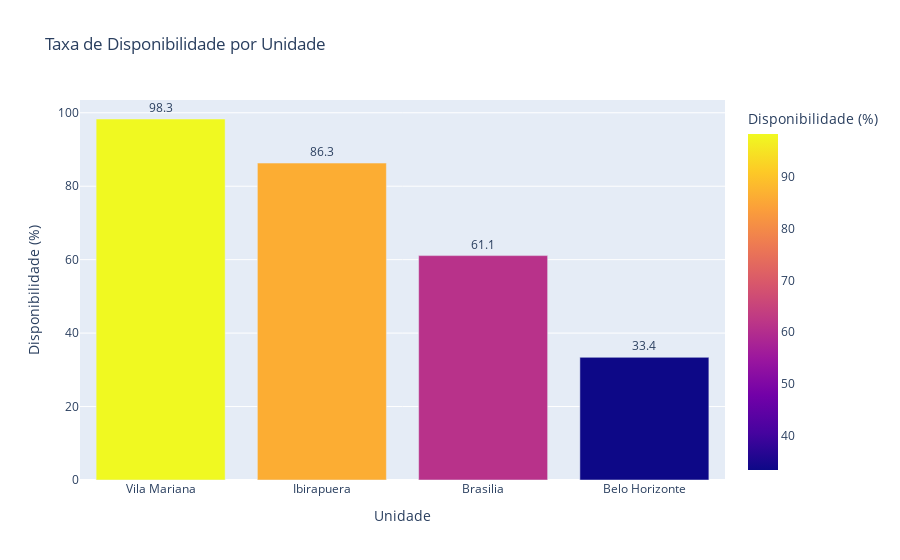
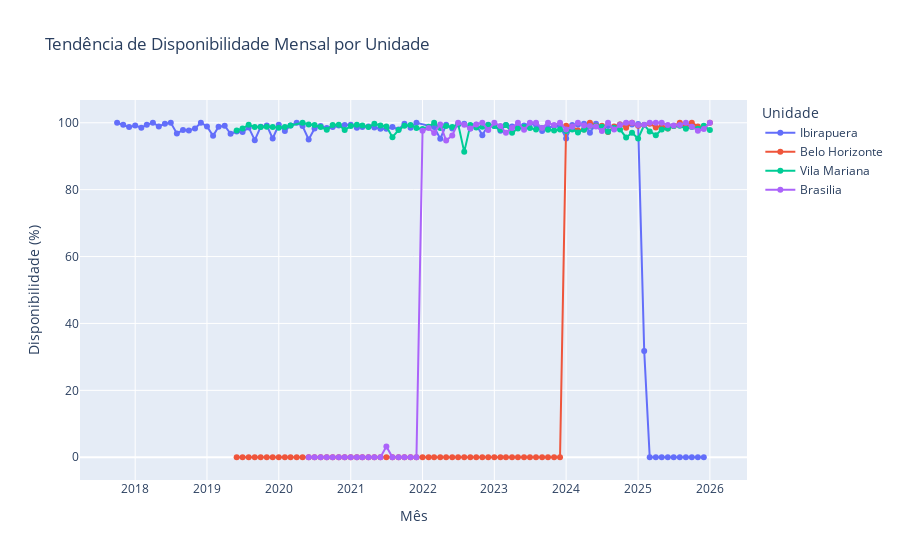

These figures' notebook cell, in order:
### Markdown cell above
## 3. Análise por Unidade e Temporal

Desempenho por clínica e tendências mensais.

### Code cell
# Disponibilidade por Unidade
unit_stats = df.groupby('patient_unit_huntington').agg(
    total=('embryo_EmbryoID', 'count'),
    disponivel=('image_available', 'sum')
).reset_index()
unit_stats['Taxa %'] = (unit_stats['disponivel'] / unit_stats['total'] * 100).round(1)

fig_unit = px.bar(
    unit_stats.sort_values('Taxa %', ascending=False), 
    x='patient_unit_huntington', y='Taxa %', 
    color='Taxa %', text='Taxa %',
    title="Taxa de Disponibilidade por Unidade",
    labels={'patient_unit_huntington': 'Unidade', 'Taxa %': 'Disponibilidade (%)'}
)
fig_unit.update_traces(textposition='outside')
fig_unit.show()

# Tendência Mensal
monthly_stats = df.groupby(['month_partition', 'patient_unit_huntington']).agg(
    total=('embryo_EmbryoID', 'count'),
    disponivel=('image_available', 'sum')
).reset_index()
monthly_stats['Taxa %'] = (monthly_stats['disponivel'] / monthly_stats['total'] * 100).round(1)

fig_trend = px.line(
    monthly_stats, x='month_partition', y='Taxa %', color='patient_unit_huntington',
    markers=True, title="Tendência de Disponibilidade Mensal por Unidade",
    labels={'month_partition': 'Mês', 'Taxa %': 'Disponibilidade (%)', 'patient_unit_huntington': 'Unidade'}
)
fig_trend.show()

### Figure 1 — Plotly figure (JSON) as saved in the notebook; plotly's stock layout.template omitted (floating-point values rounded to 4 significant figures)
{"data": [{"hovertemplate": "Unidade=%{x}<br>Disponibilidade (%)=%{marker.color}<extra></extra>", "legendgroup": "", "marker": {"color": [98.3, 86.3, 61.1, 33.4], "coloraxis": "coloraxis", "pattern": {"shape": ""}}, "name": "", "orientation": "v", "showlegend": false, "text": [98.3, 86.3, 61.1, 33.4], "textposition": "outside", "type": "bar", "x": ["Vila Mariana", "Ibirapuera", "Brasilia", "Belo Horizonte"], "xaxis": "x", "y": [98.3, 86.3, 61.1, 33.4], "yaxis": "y"}], "layout": {"barmode": "relative", "coloraxis": {"colorbar": {"title": {"text": "Disponibilidade (%)"}}, "colorscale": [[0, "#0d0887"], [0.1111, "#46039f"], [0.2222, "#7201a8"], [0.3333, "#9c179e"], [0.4444, "#bd3786"], [0.5556, "#d8576b"], [0.6667, "#ed7953"], [0.7778, "#fb9f3a"], [0.8889, "#fdca26"], [1, "#f0f921"]]}, "legend": {"tracegroupgap": 0}, "title": {"text": "Taxa de Disponibilidade por Unidade"}, "xaxis": {"anchor": "y", "domain": [0, 1], "title": {"text": "Unidade"}}, "yaxis": {"anchor": "x", "domain": [0, 1], "title": {"text": "Disponibilidade (%)"}}}}

### Figure 2 — Plotly figure (JSON) as saved in the notebook; plotly's stock layout.template omitted (floating-point values rounded to 4 significant figures)
{"data": [{"hovertemplate": "Unidade=Ibirapuera<br>Mês=%{x}<br>Disponibilidade (%)=%{y}<extra></extra>", "legendgroup": "Ibirapuera", "line": {"color": "#636efa", "dash": "solid"}, "marker": {"symbol": "circle"}, "mode": "lines+markers", "name": "Ibirapuera", "orientation": "v", "showlegend": true, "type": "scatter", "x": ["2017-10", "2017-11", "2017-12", "2018-01", "2018-02", "2018-03", "2018-04", "2018-05", "2018-06", "2018-07", "2018-08", "2018-09", "2018-10", "2018-11", "2018-12", "2019-01", "2019-02", "2019-03", "2019-04", "2019-05", "2019-06", "2019-07", "2019-08", "2019-09", "2019-10", "2019-11", "2019-12", "2020-01", "2020-02", "2020-03", "2020-04", "2020-05", "2020-06", "2020-07", "2020-08", "2020-09", "2020-10", "2020-11", "2020-12", "2021-01", "2021-02", "2021-03", "2021-04", "2021-05", "2021-06", "2021-07", "2021-08", "2021-09", "2021-10", "2021-11", "2021-12", "2022-03", "2022-04", "2022-05", "2022-06", "2022-07", "2022-08", "2022-09", "2022-10", "2022-11", "2022-12", "2023-01", "2023-02", "2023-03", "2023-04", "2023-05", "2023-06", "2023-07", "2023-08", "2023-09", "2023-10", "2023-11", "2023-12", "2024-01", "2024-02", "2024-03", "2024-04", "2024-05", "2024-06", "2024-07", "2024-08", "2024-09", "2024-10", "2024-11", "2024-12", "2025-01", "2025-02", "2025-03", "2025-04", "2025-05", "2025-06", "2025-07", "2025-08", "2025-09", "2025-10", "2025-11", "2025-12"], "xaxis": "x", "y": [100.0, 99.4, 98.7, 99.2, 98.5, 99.4, 100.0, 98.9, 99.7, 100.0, 96.8, 97.8, 97.7, 98.3, 100.0, 98.9, 96.1, 98.8, 99.1, 96.7, 97.4, 97.2, 98.6, 94.8, 98.8, 99.2, 95.3, 99.4, 97.5, 99.2, 100.0, 99.0, 95.0, 98.3, 99.0, 98.4, 98.7, 99.2, 99.3, 99.4, 98.5, 98.7, 98.9, 98.6, 98.2, 98.2, 98.7, 98.0, 99.7, 98.5, 100.0, 98.7, 95.2, 99.4, 98.3, 99.5, 99.7, 98.3, 99.4, 96.3, 99.4, 99.0, 97.6, 99.3, 98.9, 98.9, 99.2, 99.8, 99.4, 97.5, 98.5, 99.0, 99.0, 95.3, 99.3, 99.4, 99.7, 97.0, 99.7, 98.0, 99.0, 98.7, 99.5, 99.8, 99.5, 99.6, 31.8, 0.0, 0.0, 0.0, 0.0, 0.0, 0.0, 0.0, 0.0, 0.0, 0.0], "yaxis": "y"}, {"hovertemplate": "Unidade=Belo Horizonte<br>Mês=%{x}<br>Disponibilidade (%)=%{y}<extra></extra>", "legendgroup": "Belo Horizonte", "line": {"color": "#EF553B", "dash": "solid"}, "marker": {"symbol": "circle"}, "mode": "lines+markers", "name": "Belo Horizonte", "orientation": "v", "showlegend": true, "type": "scatter", "x": ["2019-06", "2019-07", "2019-08", "2019-09", "2019-10", "2019-11", "2019-12", "2020-01", "2020-02", "2020-03", "2020-04", "2020-05", "2020-06", "2020-07", "2020-08", "2020-09", "2020-10", "2020-11", "2020-12", "2021-01", "2021-02", "2021-03", "2021-04", "2021-05", "2021-06", "2021-07", "2021-08", "2021-09", "2021-10", "2021-11", "2021-12", "2022-01", "2022-02", "2022-03", "2022-04", "2022-05", "2022-06", "2022-07", "2022-08", "2022-09", "2022-10", "2022-11", "2022-12", "2023-01", "2023-02", "2023-03", "2023-04", "2023-05", "2023-06", "2023-07", "2023-08", "2023-09", "2023-10", "2023-11", "2023-12", "2024-01", "2024-02", "2024-03", "2024-04", "2024-05", "2024-06", "2024-07", "2024-08", "2024-09", "2024-10", "2024-11", "2024-12", "2025-01", "2025-02", "2025-03", "2025-04", "2025-05", "2025-06", "2025-07", "2025-08", "2025-09", "2025-10", "2025-11", "2025-12", "2026-01"], "xaxis": "x", "y": [0.0, 0.0, 0.0, 0.0, 0.0, 0.0, 0.0, 0.0, 0.0, 0.0, 0.0, 0.0, 0.0, 0.0, 0.0, 0.0, 0.0, 0.0, 0.0, 0.0, 0.0, 0.0, 0.0, 0.0, 0.0, 0.0, 0.0, 0.0, 0.0, 0.0, 0.0, 0.0, 0.0, 0.0, 0.0, 0.0, 0.0, 0.0, 0.0, 0.0, 0.0, 0.0, 0.0, 0.0, 0.0, 0.0, 0.0, 0.0, 0.0, 0.0, 0.0, 0.0, 0.0, 0.0, 0.0, 99.1, 98.8, 97.7, 98.0, 100.0, 99.1, 99.1, 97.2, 98.9, 99.5, 98.5, 100.0, 99.1, 99.3, 99.7, 98.6, 99.1, 98.3, 99.0, 100.0, 99.1, 100.0, 98.9, 98.4, 100.0], "yaxis": "y"}, {"hovertemplate": "Unidade=Vila Mariana<br>Mês=%{x}<br>Disponibilidade (%)=%{y}<extra></extra>", "legendgroup": "Vila Mariana", "line": {"color": "#00cc96", "dash": "solid"}, "marker": {"symbol": "circle"}, "mode": "lines+markers", "name": "Vila Mariana", "orientation": "v", "showlegend": true, "type": "scatter", "x": ["2019-06", "2019-07", "2019-08", "2019-09", "2019-10", "2019-11", "2019-12", "2020-01", "2020-02", "2020-03", "2020-05", "2020-06", "2020-07", "2020-08", "2020-09", "2020-10", "2020-11", "2020-12", "2021-01", "2021-02", "2021-03", "2021-04", "2021-05", "2021-06", "2021-07", "2021-08", "2021-09", "2021-10", "2021-11", "2021-12", "2022-01", "2022-02", "2022-03", "2022-04", "2022-05", "2022-06", "2022-07", "2022-08", "2022-09", "2022-10", "2022-11", "2022-12", "2023-01", "2023-02", "2023-03", "2023-04", "2023-05", "2023-06", "2023-07", "2023-08", "2023-09", "2023-10", "2023-11", "2023-12", "2024-01", "2024-02", "2024-03", "2024-04", "2024-05", "2024-06", "2024-07", "2024-08", "2024-09", "2024-10", "2024-11", "2024-12", "2025-01", "2025-02", "2025-03", "2025-04", "2025-05", "2025-06", "2025-07", "2025-08", "2025-09", "2025-10", "2025-11", "2025-12", "2026-01"], "xaxis": "x", "y": [97.7, 98.3, 99.4, 98.7, 98.7, 98.8, 98.7, 98.5, 98.7, 99.2, 100.0, 99.5, 99.3, 98.7, 97.9, 99.3, 99.4, 97.8, 99.0, 99.4, 99.2, 98.7, 99.7, 99.2, 98.9, 95.7, 97.8, 99.1, 99.3, 98.4, 98.1, 98.8, 100.0, 98.4, 99.0, 98.7, 99.6, 91.3, 99.3, 98.6, 98.8, 99.3, 99.0, 97.9, 99.3, 97.0, 98.3, 98.7, 98.4, 98.0, 98.4, 97.9, 97.7, 98.0, 97.5, 98.0, 97.1, 97.9, 98.9, 99.0, 98.8, 97.3, 98.5, 98.0, 95.6, 97.0, 95.3, 99.3, 97.4, 96.3, 98.0, 98.3, 99.0, 99.1, 98.2, 98.7, 98.2, 99.1, 97.8], "yaxis": "y"}, {"hovertemplate": "Unidade=Brasilia<br>Mês=%{x}<br>Disponibilidade (%)=%{y}<extra></extra>", "legendgroup": "Brasilia", "line": {"color": "#ab63fa", "dash": "solid"}, "marker": {"symbol": "circle"}, "mode": "lines+markers", "name": "Brasilia", "orientation": "v", "showlegend": true, "type": "scatter", "x": ["2020-06", "2020-07", "2020-08", "2020-09", "2020-10", "2020-11", "2020-12", "2021-01", "2021-02", "2021-03", "2021-04", "2021-05", "2021-06", "2021-07", "2021-08", "2021-09", "2021-10", "2021-11", "2021-12", "2022-01", "2022-02", "2022-03", "2022-04", "2022-05", "2022-06", "2022-07", "2022-08", "2022-09", "2022-10", "2022-11", "2022-12", "2023-01", "2023-02", "2023-03", "2023-04", "2023-05", "2023-06", "2023-07", "2023-08", "2023-09", "2023-10", "2023-11", "2023-12", "2024-01", "2024-02", "2024-03", "2024-04", "2024-05", "2024-06", "2024-07", "2024-08", "2024-09", "2024-10", "2024-11", "2024-12", "2025-01", "2025-02", "2025-03", "2025-04", "2025-05", "2025-06", "2025-07", "2025-08", "2025-09", "2025-10", "2025-11", "2025-12", "2026-01"], "xaxis": "x", "y": [0.0, 0.0, 0.0, 0.0, 0.0, 0.0, 0.0, 0.0, 0.0, 0.0, 0.0, 0.0, 0.0, 3.2, 0.0, 0.0, 0.0, 0.0, 0.0, 97.6, 98.4, 96.9, 99.5, 94.7, 96.2, 100.0, 99.4, 98.3, 99.5, 100.0, 97.8, 100.0, 99.0, 97.0, 98.4, 100.0, 97.9, 100.0, 100.0, 98.4, 100.0, 99.3, 100.0, 98.0, 98.8, 100.0, 99.2, 99.0, 98.9, 97.5, 100.0, 98.0, 99.3, 100.0, 100.0, 99.3, 99.4, 100.0, 100.0, 100.0, 99.3, 99.2, 99.3, 100.0, 98.8, 97.6, 98.1, 100.0], "yaxis": "y"}], "layout": {"legend": {"title": {"text": "Unidade"}, "tracegroupgap": 0}, "title": {"text": "Tendência de Disponibilidade Mensal por Unidade"}, "xaxis": {"anchor": "y", "domain": [0, 1], "title": {"text": "Mês"}}, "yaxis": {"anchor": "x", "domain": [0, 1], "title": {"text": "Disponibilidade (%)"}}}}
